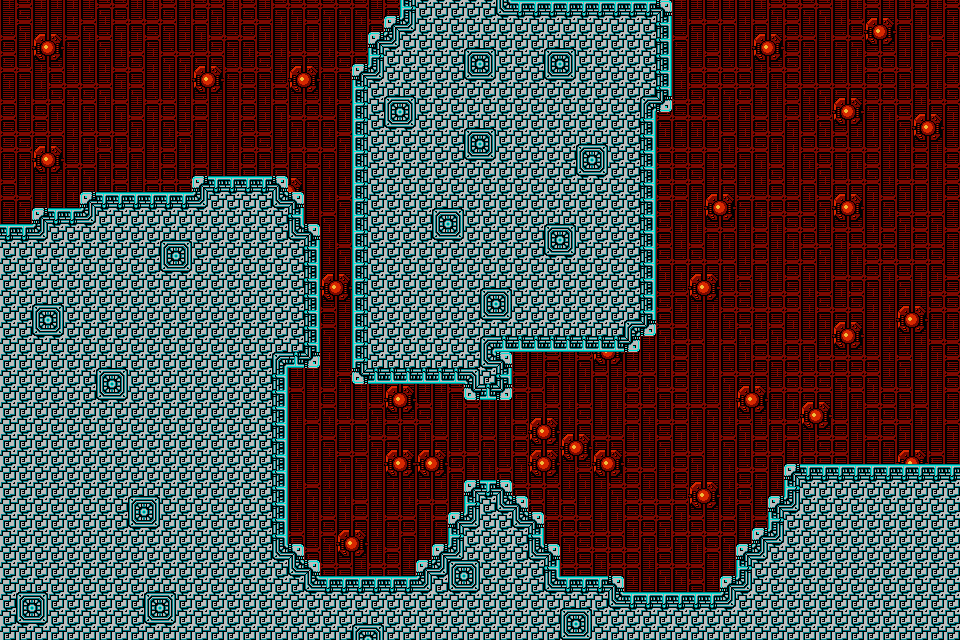

A level layout from a 2D game, rendered from its tile map. Below: a short description, then the map file with tile-grid data replaced by summaries:
An orthogonal 60x40 tile map with 16x16 px tiles, 2 tile layers (back, main) and 1 object (Met).

<map version="1.0" orientation="orthogonal" width="60" height="40" tilewidth="16" tileheight="16">
 <tileset firstgid="1" name="tset" tilewidth="16" tileheight="16">
  <image source="../images/tset.png" width="128" height="96" />
  <terraintypes>
   <terrain name="BLue" tile="-1" />
  </terraintypes>
  <tile id="0" terrain=",,,0" />
  <tile id="1" terrain=",,0," />
  <tile id="8" terrain=",0,," />
  <tile id="9" terrain="0,,," />
  <tile id="10" terrain="0,,0," />
  <tile id="11" terrain=",,0,0" />
  <tile id="16" terrain="0,0,0," />
  <tile id="17" terrain="0,0,,0" />
  <tile id="20" terrain=",0,,0" />
  <tile id="24" terrain="0,,0,0" />
  <tile id="25" terrain=",0,0,0" />
  <tile id="26" terrain="0,0,0,0" />
  <tile id="28" terrain="0,0,," />
 </tileset>
 <layer name="back" width="60" height="40">
  <data>[2400 cells, 2400 non-empty, 6 distinct tile ids]</data>
 </layer>
 <layer name="main" width="60" height="40">
  <data>[2400 cells, 1251 non-empty, 13 distinct tile ids]</data>
 </layer>
 <objectgroup name="ennemies" width="60" height="40">
  <object name="Met001" type="Met" x="480" y="464" width="16" height="16" />
 </objectgroup>
</map>